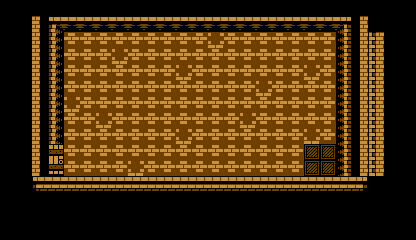

Tiled map render using the project's own tile images. Description and the whole map definition, tile-layer contents included, below:
An orthogonal 26x15 tile map with 16x16 px tiles, 1 tile layer (Tile Layer 1), 2 hidden layers not drawn.

<map version="1.0" orientation="orthogonal" renderorder="right-down" width="26" height="15" tilewidth="16" tileheight="16" nextobjectid="1">
 <tileset firstgid="1" name="vliiage" tilewidth="16" tileheight="16" tilecount="4096" columns="64">
  <image source="../img/village.png" width="1024" height="1024" />
  <tile id="1">
   <properties>
    <property name="groundSlope" value="flat" />
   </properties>
  </tile>
  <tile id="2">
   <properties>
    <property name="groundSlope" value="up" />
   </properties>
  </tile>
  <tile id="3">
   <properties>
    <property name="groundSlope" value="down" />
   </properties>
  </tile>
  <tile id="2114">
   <properties>
    <property name="doorLocation" value="outside" />
   </properties>
  </tile>
  <tile id="2115">
   <properties>
    <property name="doorLocation" value="shack" />
   </properties>
  </tile>
 </tileset>
 <layer name="Tile Layer 1" width="26" height="15">
  <data encoding="csv">
0,0,0,0,0,0,0,0,0,0,0,0,0,0,0,0,0,0,0,0,0,0,0,0,0,0,
0,0,1358,2003,2004,2004,2004,2004,2004,2004,2004,2004,2004,2004,2004,2004,2004,2004,2004,2004,2004,2005,1362,0,0,0,
0,0,1358,2067,1299,1299,1299,1299,1299,1299,1299,1299,1299,1235,1299,1299,1299,1299,1299,1299,1299,2069,1362,1357,0,0,
0,0,1358,2067,1299,1299,1299,1235,1299,1299,1299,1299,1299,1299,1299,1299,1299,1299,1299,1299,1299,2069,1362,1357,0,0,
0,0,1358,2067,1299,1299,1299,1299,1299,1299,1299,1235,1299,1299,1299,1299,1299,1299,1299,1235,1299,2069,1362,1357,0,0,
0,0,1358,2067,1299,1299,1299,1299,1299,1299,1299,1299,1299,1299,1299,1299,1235,1299,1299,1299,1299,2069,1362,1357,0,0,
0,0,1358,2067,1235,1299,1299,1299,1299,1299,1299,1299,1299,1299,1299,1299,1299,1299,1299,1299,1299,2069,1362,1357,0,0,
0,0,1358,2067,1299,1299,1235,1299,1299,1299,1299,1299,1299,1299,1299,1235,1299,1299,1299,1299,1299,2069,1362,1357,0,0,
0,0,1358,2067,1299,1299,1299,1299,1299,1299,1299,1235,1299,1299,1299,1299,1299,1299,1299,1235,1299,2069,1362,1357,0,0,
0,0,1358,1248,1299,1299,1299,1299,1299,1299,1299,1299,1299,1299,1299,1299,1299,1299,1299,116,116,2069,1362,1357,0,0,
0,0,1358,1312,1299,1299,1299,1299,1235,1299,1299,1299,1299,1299,1299,1299,1299,1299,1299,116,116,2069,1362,1357,0,0,
0,0,1491,1492,1492,1492,1492,1492,1492,1492,1492,1492,1492,1492,1492,1492,1492,1492,1492,1492,1492,1492,1493,0,0,0,
0,0,0,0,0,0,0,0,0,0,0,0,0,0,0,0,0,0,0,0,0,0,0,0,0,0,
0,0,0,0,0,0,0,0,0,0,0,0,0,0,0,0,0,0,0,0,0,0,0,0,0,0,
0,0,0,0,0,0,0,0,0,0,0,0,0,0,0,0,0,0,0,0,0,0,0,0,0,0
</data>
 </layer>
 <layer name="ground" width="26" height="15" visible="0">
  <data encoding="csv">
0,0,0,0,0,0,0,0,0,0,0,0,0,0,0,0,0,0,0,0,0,0,0,0,0,0,
0,0,0,0,0,0,0,0,0,0,0,0,0,0,0,0,0,0,0,0,0,0,0,0,0,0,
0,0,0,0,0,0,0,0,0,0,0,0,0,0,0,0,0,0,0,0,0,0,0,0,0,0,
0,0,0,0,0,0,0,0,0,0,0,0,0,0,0,0,0,0,0,0,0,0,0,0,0,0,
0,0,0,0,0,0,0,0,0,0,0,0,0,0,0,0,0,0,0,0,0,0,0,0,0,0,
0,0,0,0,0,0,0,0,0,0,0,0,0,0,0,0,0,0,0,0,0,0,0,0,0,0,
0,0,0,0,0,0,0,0,0,0,0,0,0,0,0,0,0,0,0,0,0,0,0,0,0,0,
0,0,0,0,0,0,0,0,0,0,0,0,0,0,0,0,0,0,0,0,0,0,0,0,0,0,
0,0,0,0,0,0,0,0,0,0,0,0,0,0,0,0,0,0,0,0,0,0,0,0,0,0,
0,0,0,0,0,0,0,0,0,0,0,0,0,0,0,0,0,0,0,0,0,0,0,0,0,0,
0,0,0,2,2,2,2,2,2,2,2,2,2,2,2,2,2,2,2,2,2,0,0,0,0,0,
0,0,0,0,0,0,0,0,0,0,0,0,0,0,0,0,0,0,0,0,0,0,0,0,0,0,
0,0,0,0,0,0,0,0,0,0,0,0,0,0,0,0,0,0,0,0,0,0,0,0,0,0,
0,0,0,0,0,0,0,0,0,0,0,0,0,0,0,0,0,0,0,0,0,0,0,0,0,0,
0,0,0,0,0,0,0,0,0,0,0,0,0,0,0,0,0,0,0,0,0,0,0,0,0,0
</data>
 </layer>
 <layer name="doors" width="26" height="15" visible="0">
  <data encoding="csv">
0,0,0,0,0,0,0,0,0,0,0,0,0,0,0,0,0,0,0,0,0,0,0,0,0,0,
0,0,0,0,0,0,0,0,0,0,0,0,0,0,0,0,0,0,0,0,0,0,0,0,0,0,
0,0,0,0,0,0,0,0,0,0,0,0,0,0,0,0,0,0,0,0,0,0,0,0,0,0,
0,0,0,0,0,0,0,0,0,0,0,0,0,0,0,0,0,0,0,0,0,0,0,0,0,0,
0,0,0,0,0,0,0,0,0,0,0,0,0,0,0,0,0,0,0,0,0,0,0,0,0,0,
0,0,0,0,0,0,0,0,0,0,0,0,0,0,0,0,0,0,0,0,0,0,0,0,0,0,
0,0,0,0,0,0,0,0,0,0,0,0,0,0,0,0,0,0,0,0,0,0,0,0,0,0,
0,0,0,0,0,0,0,0,0,0,0,0,0,0,0,0,0,0,0,0,0,0,0,0,0,0,
0,0,0,0,0,0,0,0,0,0,0,0,0,0,0,0,0,0,0,0,0,0,0,0,0,0,
0,0,0,2115,0,0,0,0,0,0,0,0,0,0,0,0,0,0,0,0,0,0,0,0,0,0,
0,0,0,0,0,0,0,0,0,0,0,0,0,0,0,0,0,0,0,0,0,0,0,0,0,0,
0,0,0,0,0,0,0,0,0,0,0,0,0,0,0,0,0,0,0,0,0,0,0,0,0,0,
0,0,0,0,0,0,0,0,0,0,0,0,0,0,0,0,0,0,0,0,0,0,0,0,0,0,
0,0,0,0,0,0,0,0,0,0,0,0,0,0,0,0,0,0,0,0,0,0,0,0,0,0,
0,0,0,0,0,0,0,0,0,0,0,0,0,0,0,0,0,0,0,0,0,0,0,0,0,0
</data>
 </layer>
</map>